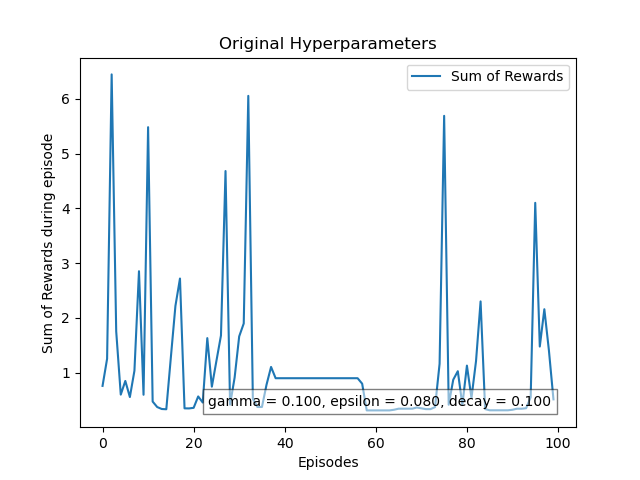

This chart was generated by the following Python code:
import gymnasium as gym
import numpy as np
import matplotlib.pyplot as plt
import aisd_examples
import time
import os

# Create the environment
env = gym.make("aisd_examples/CreateRedBall-v0", render_mode="human")

# Get the number of states from the environment's observation space
numstates = env.observation_space.n

# Initialize the Q-table with random values
qtable = np.random.rand(numstates, env.action_space.n)

# Hyperparameters
episodes = 100
gamma = 0.1
epsilon = 0.08
original_epsilon = epsilon
decay = 0.1
rewards = []
ep_steps = []

# Training loop
for i in range(episodes):
    state, info = env.reset()
    steps = 0
    total_reward = 0

    done = False
    while not done:
        os.system('clear')
        print("Episode #", i+1, "/", episodes)
        print('steps:',steps)
        env.render()
        time.sleep(0.05)

        steps += 1

        if np.random.uniform() < epsilon:
            action = env.action_space.sample()
        else:
            action = np.argmax(qtable[state])

        next_state, reward, done, _, _ = env.step(action)

        qtable[state][action] = reward + gamma * max(qtable[next_state])

        state = next_state
        total_reward += reward

    print('Total reward:', total_reward)
    rewards.append(total_reward)
    ep_steps.append(steps)

    epsilon -= decay * epsilon

    print("\nDone in", steps, "steps")
    print("Total Accumulated Reward:", total_reward)
    time.sleep(0.8)

env.close()

# Plotting

plt.title('Original Hyperparameters')
plt.xlabel('Episodes')
plt.ylabel('Sum of Rewards during episode')

hyperparameters_text = 'gamma = {:.3f}, epsilon = {:.3f}, decay = {:.3f}'.format(gamma, original_epsilon, decay)
plt.text(0.95, 0.05, hyperparameters_text, ha='right', va='bottom', transform=plt.gca().transAxes, fontsize=10, bbox=dict(facecolor='white', alpha=0.5))

plt.plot(rewards)
plt.legend(['Sum of Rewards'])
plt.show()
